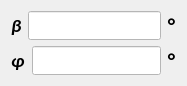
           <widget class="QWidget" name="layoutWidget">
            <property name="geometry">
             <rect>
              <x>400</x>
              <y>280</y>
              <width>187</width>
              <height>64</height>
             </rect>
            </property>
            <layout class="QVBoxLayout" name="verticalLayout_27">
             <item>
              <layout class="QHBoxLayout" name="horizontalLayout_15">
               <item>
                <widget class="QLabel" name="label_83">
                 <property name="font">
                  <font>
                   <family>Calibri</family>
                   <pointsize>12</pointsize>
                   <weight>75</weight>
                   <italic>true</italic>
                   <bold>true</bold>
                  </font>
                 </property>
                 <property name="text">
                  <string>&lt;html&gt;&lt;head/&gt;&lt;body&gt;&lt;p&gt;&lt;span style=&quot; font-size:14pt;&quot;&gt; β&lt;/span&gt;&lt;/p&gt;&lt;/body&gt;&lt;/html&gt;</string>
                 </property>
                </widget>
               </item>
               <item>
                <widget class="QLineEdit" name="beta_2">
                 <property name="enabled">
                  <bool>false</bool>
                 </property>
                 <property name="font">
                  <font>
                   <family>Calibri</family>
                   <pointsize>12</pointsize>
                   <weight>50</weight>
                   <italic>false</italic>
                   <bold>false</bold>
                  </font>
                 </property>
                 <property name="styleSheet">
                  <string notr="true">background-color: rgb(255, 255, 255);
font: 12pt &quot;Calibri&quot;;</string>
                 </property>
                </widget>
               </item>
               <item>
                <widget class="QLabel" name="label_114">
                 <property name="font">
                  <font>
                   <family>Calibri</family>
                   <pointsize>12</pointsize>
                   <weight>75</weight>
                   <italic>true</italic>
                   <bold>true</bold>
                  </font>
                 </property>
                 <property name="text">
                  <string>&lt;html&gt;&lt;head/&gt;&lt;body&gt;&lt;p&gt;&lt;span style=&quot; font-size:16pt;&quot;&gt;°&lt;/span&gt;&lt;/p&gt;&lt;/body&gt;&lt;/html&gt;</string>
                 </property>
                </widget>
               </item>
              </layout>
             </item>
             <item>
              <layout class="QHBoxLayout" name="horizontalLayout_16">
               <item>
                <widget class="QLabel" name="label_82">
                 <property name="font">
                  <font>
                   <family>Calibri</family>
                   <pointsize>12</pointsize>
                   <weight>75</weight>
                   <italic>true</italic>
                   <bold>true</bold>
                  </font>
                 </property>
                 <property name="text">
                  <string>&lt;html&gt;&lt;head/&gt;&lt;body&gt;&lt;p&gt;&lt;span style=&quot; font-size:14pt;&quot;&gt; φ&lt;/span&gt;&lt;/p&gt;&lt;/body&gt;&lt;/html&gt;</string>
                 </property>
                </widget>
               </item>
               <item>
                <widget class="QLineEdit" name="phi_2">
                 <property name="enabled">
                  <bool>false</bool>
                 </property>
                 <property name="font">
                  <font>
                   <family>Calibri</family>
                   <pointsize>12</pointsize>
                   <weight>50</weight>
                   <italic>false</italic>
                   <bold>false</bold>
                  </font>
                 </property>
                 <property name="styleSheet">
                  <string notr="true">background-color: rgb(255, 255, 255);
font: 12pt &quot;Calibri&quot;;</string>
                 </property>
                </widget>
               </item>
               <item>
                <widget class="QLabel" name="label_115">
                 <property name="font">
                  <font>
                   <family>Calibri</family>
                   <pointsize>12</pointsize>
                   <weight>75</weight>
                   <italic>true</italic>
                   <bold>true</bold>
                  </font>
                 </property>
                 <property name="text">
                  <string>&lt;html&gt;&lt;head/&gt;&lt;body&gt;&lt;p&gt;&lt;span style=&quot; font-size:16pt;&quot;&gt;°&lt;/span&gt;&lt;/p&gt;&lt;/body&gt;&lt;/html&gt;</string>
                 </property>
                </widget>
               </item>
              </layout>
             </item>
            </layout>
           </widget>
